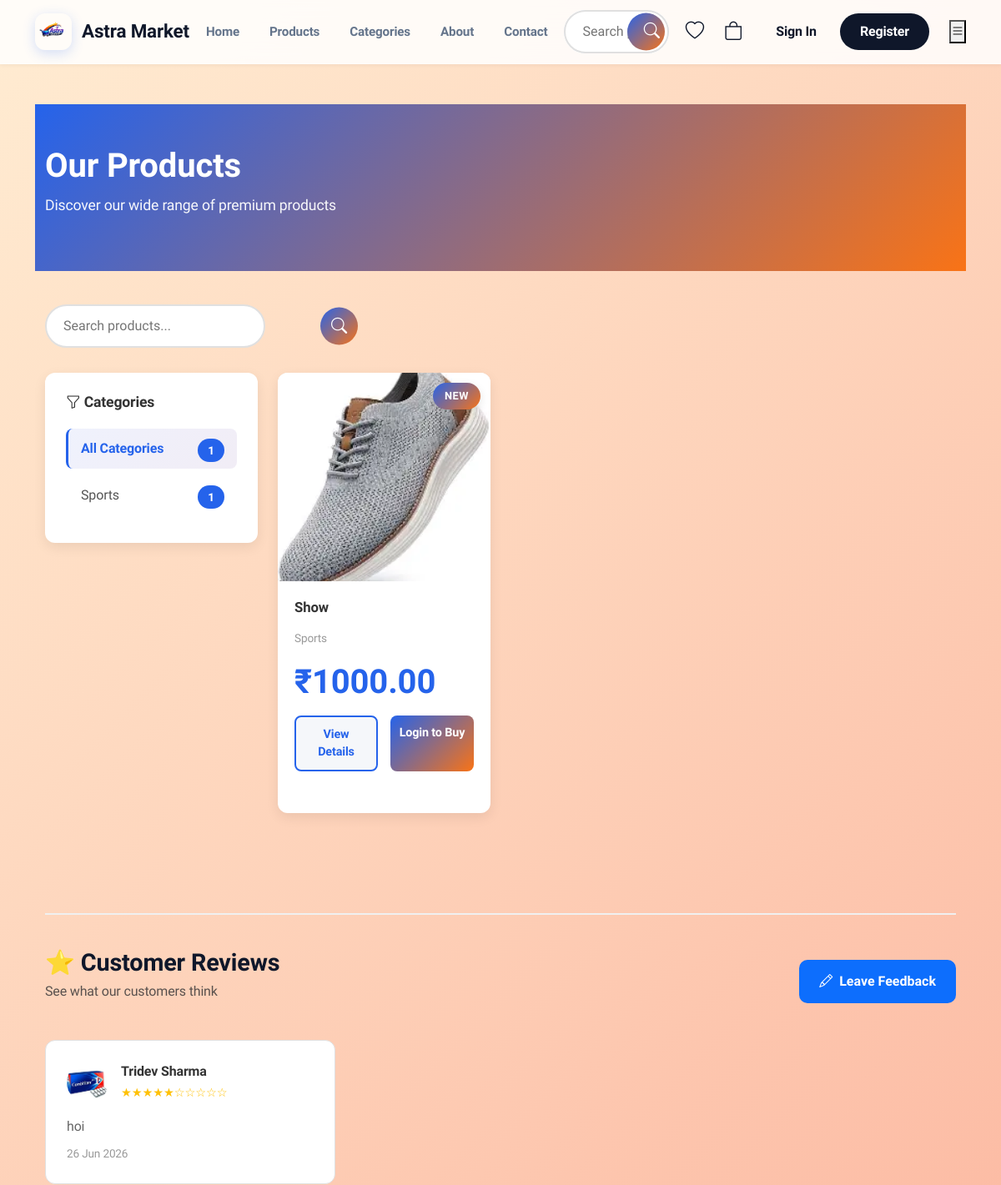
/products/ (upper part), run on an earlier commit of the app's database.
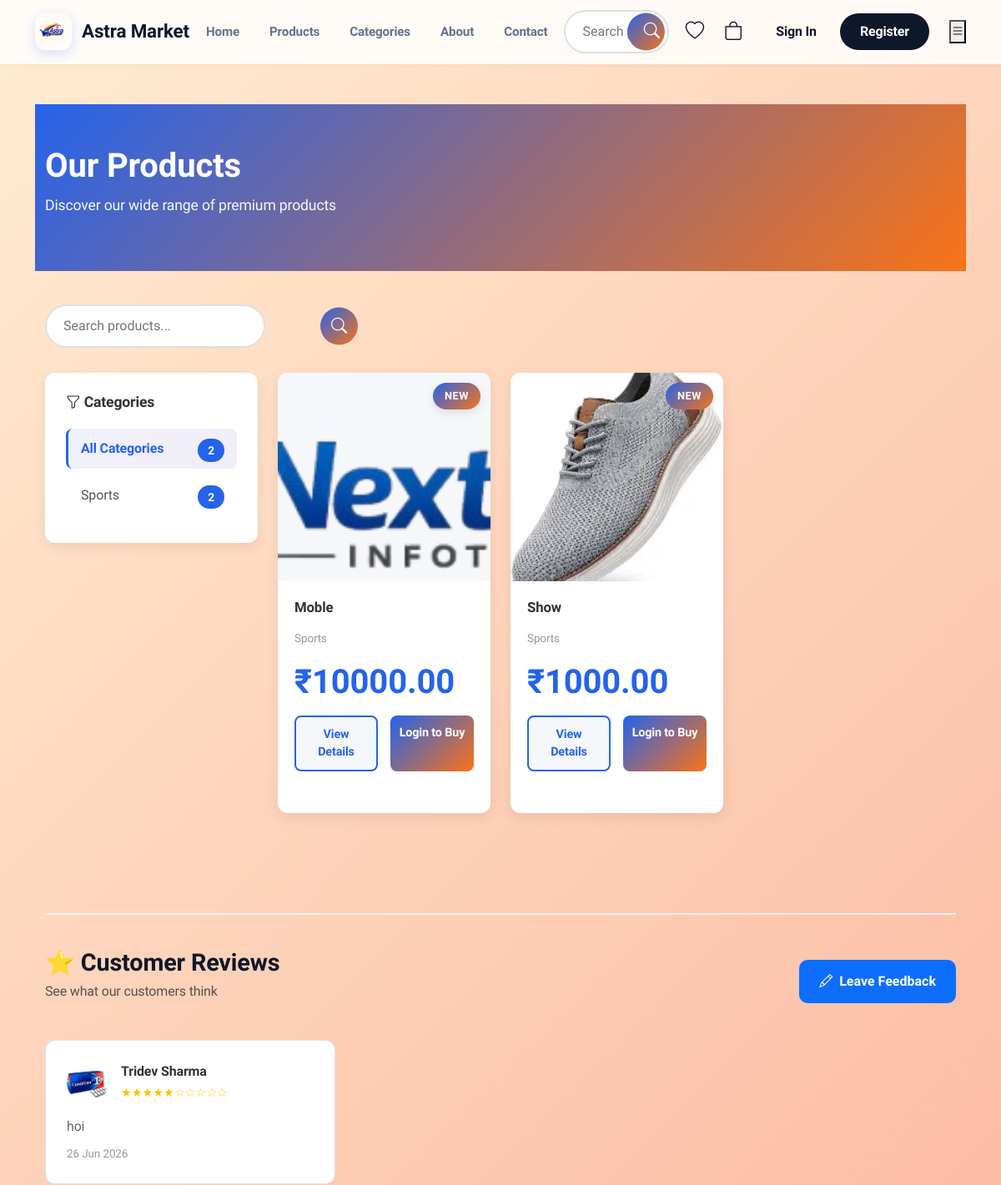
And on a later commit of the database.
### Astra_Market/models.py (models this page shows, shortened)
class Category(models.Model):
    name = models.CharField(max_length=100, unique=True)
    slug = models.SlugField(max_length=120, unique=True)
    image = models.ImageField(upload_to='category_images/', blank=True, null=True)
    class Meta:
        verbose_name = 'Category'
        verbose_name_plural = 'Categories'

class Product(models.Model):
    title = models.CharField(max_length=200)
    slug = models.SlugField(max_length=220, unique=True)
    category = models.ForeignKey(Category, on_delete=models.CASCADE, related_name='products')
    description = models.TextField(blank=True)
    price = models.DecimalField(max_digits=9, decimal_places=2)
    image = models.ImageField(upload_to='product_images/', blank=True, null=True)
    created_at = models.DateTimeField(auto_now_add=True)
    class Meta:
        ordering = ['-created_at']

class Feedback(models.Model):
    user = models.ForeignKey(CustomUser, on_delete=models.SET_NULL, null=True, blank=True)
    full_name = models.CharField(max_length=150)
    profile_image = models.ImageField(upload_to='feedback_images/', blank=True, null=True)
    rating = models.PositiveSmallIntegerField(default=5)
    comment = models.TextField()
    created_at = models.DateTimeField(auto_now_add=True)

### Astra_Market/views.py (the view, shortened to what this page needs)
# urls.py: path('products/', views.products, name='products'),
def products(request):
    query = request.GET.get('q', '').strip()
    category_slug = request.GET.get('category', '').strip()
    products = Product.objects.all()
    categories = Category.objects.all()
    selected_category_name = ''
    if query:
        products = products.filter(
            Q(title__icontains=query) | Q(description__icontains=query)
        )
    if category_slug:
        category = Category.objects.filter(slug=category_slug).first()
        if category:
            products = products.filter(category=category)
            selected_category_name = category.name
    feedbacks = Feedback.objects.order_by('-created_at')[:20]
    return render(request, 'products.html', {
        'products': products,
        'categories': categories,
        'query': query,
        'selected_category': category_slug,
        'selected_category_name': selected_category_name,
        'feedbacks': feedbacks,
        'is_staff': getattr(request.user, 'is_staff', False),
    })

### Astra_Market/templates/products.html (shortened to what this page needs)
{% extends 'base.html' %}
{% load static %}
{% block content %}
<div class="products-header">
    <div class="container">
        <h1>Our Products</h1>
        <p>Discover our wide range of premium products</p>
    </div>
</div>
<div class="container">
    <div class="search-section">
        <form method="get" action="{% url 'products' %}" class="search-wrapper">
            <input type="search" name="q" placeholder="Search products..." value="{{ query }}" autocomplete="off">
            <button type="submit"><i class="bi bi-search"></i></button>
        </form>
    </div>
    <div class="row g-4">
        <div class="col-lg-3">
            <div class="sidebar-card">
                <h5><i class="bi bi-funnel"></i> Categories</h5>
                <a href="{% url 'products' %}" class="category-list-item {% if not selected_category %}active{% endif %}">
                    All Categories
                    <span class="category-badge">{{ products|length }}</span>
                </a>
                {% for category in categories %}
                    <a href="{% url 'products' %}?category={{ category.slug }}" class="category-list-item {% if selected_category == category.slug %}active{% endif %}">
                        {{ category.name }}
                        <span class="category-badge">{{ category.products.count }}</span>
                    </a>
                {% endfor %}
            </div>
        </div>
        <div class="col-lg-9">
            {% if products %}
                <div class="products-grid">
                    <div class="row g-4">
                        {% for product in products %}
                            <div class="col-md-6 col-lg-4">
                                <div class="product-card">
                                    <div class="product-image-wrapper">
                                        {% if product.image %}
                                            <img src="{{ product.image.url }}" alt="{{ product.title }}">
                                        {% else %}
                                            <img src="{% static 'images/product-placeholder.png' %}" alt="Product">
                                        {% endif %}
                                        <span class="product-badge">New</span>
                                    </div>
                                    <div class="product-body">
                                        <h5 class="product-title">{{ product.title }}</h5>
                                        <p class="product-category">{{ product.category.name }}</p>
                                        <div class="product-price">₹{{ product.price }}</div>
                                        <div class="product-actions">
                                            <a href="{% url 'product_detail' product.slug %}" class="btn-details">View Details</a>
                                            {% if user.is_authenticated %}
                                                <a href="{% url 'add_to_cart' product.slug %}" class="btn-cart">Add to Cart</a>
                                            {% else %}
                                                <a href="{% url 'login' %}" class="btn-cart">Login to Buy</a>
                                            {% endif %}
                                        </div>
                                    </div>
                                </div>
                            </div>
                        {% endfor %}
                    </div>
                </div>
            {% endif %}
        </div>
    </div>
    <div class="reviews-section">
        <div class="reviews-header">
            <div class="reviews-title">
                <h3>⭐ Customer Reviews</h3>
                <p class="text-muted">See what our customers think</p>
            </div>
            <button class="btn btn-primary" data-bs-toggle="modal" data-bs-target="#feedbackModal">
                <i class="bi bi-pencil"></i> Leave Feedback
            </button>
        </div>
        {% if feedbacks %}
            <div class="row g-4">
                {% for fb in feedbacks %}
                    <div class="col-md-6 col-lg-4">
                        <div class="review-card">
                            <div class="review-header">
                                {% if fb.profile_image %}
                                    <img src="{{ fb.profile_image.url }}" alt="{{ fb.full_name }}" class="review-avatar">
                                {% else %}
                                    <div class="review-avatar" style="background: linear-gradient(135deg, var(--brand-blue), var(--brand-orange)); display: flex; align-items: center; justify-content: center; color: white; font-weight: bold; font-size: 1.5rem;">
                                        {{ fb.full_name|slice:":1"|upper }}
                                    </div>
                                {% endif %}
                                <div class="review-meta">
                                    <div class="review-name">{{ fb.full_name }}</div>
                                    <div class="review-rating">
                                        {% for i in "12345"|slice:":fb.rating" %}★{% endfor %}{% for i in "12345"|slice:"fb.rating:" %}☆{% endfor %}
                                    </div>
                                </div>
                            </div>
                            <p class="review-comment">{{ fb.comment }}</p>
                            <div class="review-date">{{ fb.created_at|date:"d M Y" }}</div>
                        </div>
                    </div>
                {% endfor %}
            </div>
        {% else %}
            <div class="empty-reviews">
                <p>No reviews yet. Be the first to leave feedback!</p>
            </div>
        {% endif %}
    </div>
</div>
{% endblock %}

### Astra_Market/templates/base.html (shortened to what this page needs)
<!DOCTYPE html>
<html lang="en">
<head>
    {% load static %}
    <link href="https://cdn.jsdelivr.net/npm/bootstrap@5.3.0/dist/css/bootstrap.min.css" rel="stylesheet">
    <link href="https://cdn.jsdelivr.net/npm/bootstrap-icons@1.10.5/font/bootstrap-icons.css" rel="stylesheet">
        <link href="{% static 'css/style.css' %}" rel="stylesheet">
</head>
<body>
    <nav class="navbar-custom">
        <div class="container">
            <a href="{% url 'home' %}" class="navbar-brand-custom">
                <div class="logo-icon">
                    <img src="{% static 'images/ChatGPT Image Jun 21, 2026, 04_16_52 PM.png' %}" alt="Astra Market logo">
                </div>
                <span>Astra Market</span>
            </a>
            <div class="navbar-menu d-none d-lg-flex">
                <a href="{% url 'home' %}">Home</a>
                <a href="{% url 'products' %}">Products</a>
                <a href="{% url 'category' %}">Categories</a>
                <a href="{% url 'about' %}">About</a>
                <a href="{% url 'contact' %}">Contact</a>
            </div>
            <div class="search-wrapper d-none d-lg-block">
                <form action="{% url 'products' %}" method="get">
                    <input
                        type="text"
                        class="search-input"
                        name="q"
                        placeholder="Search products..."
                        autocomplete="off"
                    >
                    <button type="submit" class="search-btn">
                        <i class="bi bi-search"></i>
                    </button>
                </form>
            </div>
            <div class="navbar-actions">
                <a href="{% url 'wishlist' %}" class="action-icon" title="Wishlist">
                    <i class="bi bi-heart"></i>
                </a>
                <a href="{% url 'cart' %}" class="action-icon" title="Shopping Cart">
                    <i class="bi bi-bag"></i>
                </a>
                {% if user.is_authenticated %}
                    <div class="user-profile">
                        <div class="user-avatar" onclick="toggleDropdown()" title="{{ user.full_name }}">
                            {{ user.full_name|slice:":1"|upper }}
                        </div>
                        <div class="dropdown-menu-custom" id="userDropdown">
                            <a href="{% url 'profile' %}"><i class="bi bi-person"></i> My Profile</a>
                            <a href="{% url 'orders' %}"><i class="bi bi-bag-check"></i> My Orders</a>
                            <a href="{% url 'support' %}"><i class="bi bi-question-circle"></i> Support</a>
                            <a href="{% url 'logout' %}"><i class="bi bi-box-arrow-right"></i> Logout</a>
                        </div>
                    </div>
                {% else %}
                    <div class="auth-buttons">
                        <a href="{% url 'login' %}" class="btn-login">Sign In</a>
                        <a href="{% url 'register' %}" class="btn-register">Register</a>
                    </div>
                {% endif %}
                <button class="mobile-menu-btn" onclick="toggleMobileMenu()">
                    <i class="bi bi-list"></i>
                </button>
            </div>
        </div>
    </nav>
    <main class="container my-5">
        {% block content %}{% endblock %}
    </main>
</body>
</html>

What changed in the data, as far as the page shows it:
computed for Category "Sports": products.count "1" → "2"
added Product: image (picture), title "Moble", category.name "Sports", price "10000.00"
Also different on the page:
{{ products|length }}: "1" → "2"
